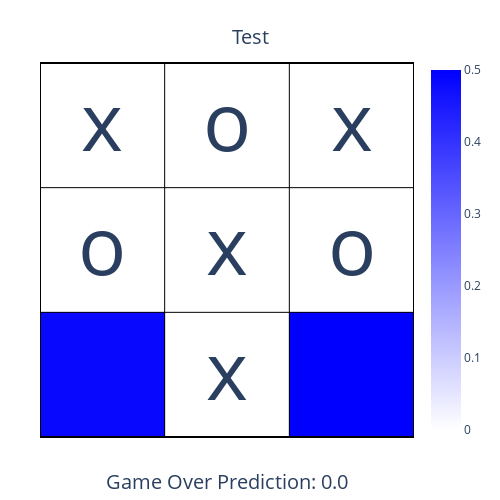

Notebook source saved alongside this figure:
### Code cell
fp.board_heatmap(last_move_preds, example_game[1:], title="Test", color='blue')

### Figure 1 — Plotly figure (JSON) as saved in the notebook; plotly's stock layout.template omitted (floating-point values rounded to 4 significant figures)
{"data": [{"colorscale": [[0, "rgb(255,255,255)"], [1, "blue"]], "type": "heatmap", "z": [[4.131e-16, 6.586e-05, 1.694e-14], [0.0001007, 1.086e-14, 4.81e-05], [0.4844, 5.457e-16, 0.5153]], "zmax": 0.5, "zmin": 0}], "layout": {"annotations": [{"font": {"size": 80}, "showarrow": false, "text": "x", "x": 0, "xanchor": "center", "xref": "x", "y": -0.05, "yanchor": "middle", "yref": "y"}, {"font": {"size": 80}, "showarrow": false, "text": "x", "x": 2, "xanchor": "center", "xref": "x", "y": -0.05, "yanchor": "middle", "yref": "y"}, {"font": {"size": 80}, "showarrow": false, "text": "x", "x": 1, "xanchor": "center", "xref": "x", "y": 0.95, "yanchor": "middle", "yref": "y"}, {"font": {"size": 80}, "showarrow": false, "text": "x", "x": 1, "xanchor": "center", "xref": "x", "y": 1.95, "yanchor": "middle", "yref": "y"}, {"font": {"size": 80}, "showarrow": false, "text": "o", "x": 1, "xanchor": "center", "xref": "x", "y": -0.05, "yanchor": "middle", "yref": "y"}, {"font": {"size": 80}, "showarrow": false, "text": "o", "x": 0, "xanchor": "center", "xref": "x", "y": 0.95, "yanchor": "middle", "yref": "y"}, {"font": {"size": 80}, "showarrow": false, "text": "o", "x": 2, "xanchor": "center", "xref": "x", "y": 0.95, "yanchor": "middle", "yref": "y"}, {"font": {"size": 20}, "showarrow": false, "text": "Game Over Prediction: 0.0", "x": 0.5, "xref": "paper", "y": -0.15, "yref": "paper"}], "height": 500, "margin": {"b": 60, "l": 40, "r": 40, "t": 60}, "plot_bgcolor": "white", "shapes": [{"line": {"color": "black", "width": 2}, "type": "line", "x0": -0.5, "x1": -0.5, "y0": -0.5, "y1": 2.5}, {"line": {"color": "black", "width": 2}, "type": "line", "x0": -0.5, "x1": 2.5, "y0": -0.5, "y1": -0.5}, {"line": {"color": "black", "width": 1}, "type": "line", "x0": 0.5, "x1": 0.5, "y0": -0.5, "y1": 2.5}, {"line": {"color": "black", "width": 1}, "type": "line", "x0": -0.5, "x1": 2.5, "y0": 0.5, "y1": 0.5}, {"line": {"color": "black", "width": 1}, "type": "line", "x0": 1.5, "x1": 1.5, "y0": -0.5, "y1": 2.5}, {"line": {"color": "black", "width": 1}, "type": "line", "x0": -0.5, "x1": 2.5, "y0": 1.5, "y1": 1.5}, {"line": {"color": "black", "width": 2}, "type": "line", "x0": 2.5, "x1": 2.5, "y0": -0.5, "y1": 2.5}, {"line": {"color": "black", "width": 2}, "type": "line", "x0": -0.5, "x1": 2.5, "y0": 2.5, "y1": 2.5}], "title": {"font": {"size": 20}, "text": "Test", "x": 0.5, "xanchor": "center", "yanchor": "top"}, "width": 500, "xaxis": {"range": [-0.5, 2.5], "scaleanchor": "y", "scaleratio": 1, "showgrid": false, "showline": false, "showticklabels": false, "zeroline": false}, "yaxis": {"range": [2.5, -0.5], "showgrid": false, "showline": false, "showticklabels": false, "zeroline": false}}}
